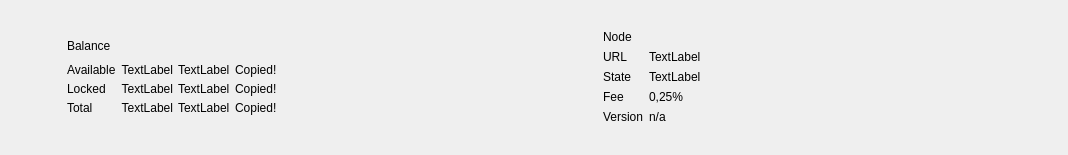
<?xml version="1.0" encoding="UTF-8"?>
<ui version="4.0">
 <class>OverviewHeaderFrame</class>
 <widget class="QFrame" name="OverviewHeaderFrame">
  <property name="geometry">
   <rect>
    <x>0</x>
    <y>0</y>
    <width>1068</width>
    <height>155</height>
   </rect>
  </property>
  <property name="windowTitle">
   <string>Frame</string>
  </property>
  <property name="frameShape">
   <enum>QFrame::NoFrame</enum>
  </property>
  <property name="frameShadow">
   <enum>QFrame::Raised</enum>
  </property>
  <layout class="QHBoxLayout" name="horizontalLayout">
   <property name="spacing">
    <number>0</number>
   </property>
   <property name="sizeConstraint">
    <enum>QLayout::SetDefaultConstraint</enum>
   </property>
   <property name="leftMargin">
    <number>0</number>
   </property>
   <property name="topMargin">
    <number>0</number>
   </property>
   <property name="rightMargin">
    <number>0</number>
   </property>
   <property name="bottomMargin">
    <number>0</number>
   </property>
   <item>
    <widget class="QFrame" name="m_overviewBalanceFrame">
     <property name="frameShape">
      <enum>QFrame::NoFrame</enum>
     </property>
     <property name="frameShadow">
      <enum>QFrame::Raised</enum>
     </property>
     <layout class="QGridLayout" name="gridLayout">
      <property name="leftMargin">
       <number>30</number>
      </property>
      <property name="topMargin">
       <number>15</number>
      </property>
      <property name="bottomMargin">
       <number>15</number>
      </property>
      <property name="spacing">
       <number>5</number>
      </property>
      <item row="1" column="2" colspan="5">
       <widget class="WalletGui::WalletHeaderLabel" name="label">
        <property name="text">
         <string>Balance</string>
        </property>
        <property name="indent">
         <number>0</number>
        </property>
       </widget>
      </item>
      <item row="4" column="4" alignment="Qt::AlignLeft">
       <widget class="WalletGui::WalletNormalGrayTextLabel" name="m_overviewLockedBalanceTickerLabel">
        <property name="text">
         <string>TextLabel</string>
        </property>
        <property name="indent">
         <number>0</number>
        </property>
       </widget>
      </item>
      <item row="3" column="2">
       <widget class="WalletGui::WalletSmallGrayTextLabel" name="m_overviewAvailableBalanceTextLabel">
        <property name="text">
         <string>Available</string>
        </property>
        <property name="indent">
         <number>0</number>
        </property>
       </widget>
      </item>
      <item row="4" column="2">
       <widget class="WalletGui::WalletSmallGrayTextLabel" name="m_overviewLockedBalanceTextLabel">
        <property name="text">
         <string>Locked</string>
        </property>
        <property name="indent">
         <number>0</number>
        </property>
       </widget>
      </item>
      <item row="5" column="4">
       <widget class="WalletGui::WalletNormalGreenBoldTextLabel" name="m_overviewTotalBalanceTickerLabel">
        <property name="text">
         <string>TextLabel</string>
        </property>
        <property name="indent">
         <number>0</number>
        </property>
       </widget>
      </item>
      <item row="3" column="3">
       <widget class="WalletGui::WalletNormalGrayTextLabel" name="m_overviewAvailableBalanceLabel">
        <property name="cursor">
         <cursorShape>PointingHandCursor</cursorShape>
        </property>
        <property name="toolTip">
         <string>Click to copy</string>
        </property>
        <property name="text">
         <string>TextLabel</string>
        </property>
        <property name="alignment">
         <set>Qt::AlignRight|Qt::AlignTrailing|Qt::AlignVCenter</set>
        </property>
       </widget>
      </item>
      <item row="1" column="0" rowspan="5">
       <widget class="QLabel" name="m_overviewBalanceIconLabel">
        <property name="text">
         <string/>
        </property>
        <property name="pixmap">
         <pixmap resource="../../resources.qrc">:/icons/actual_balance</pixmap>
        </property>
       </widget>
      </item>
      <item row="4" column="3">
       <widget class="WalletGui::WalletNormalGrayTextLabel" name="m_overviewLockedBalanceLabel">
        <property name="cursor">
         <cursorShape>PointingHandCursor</cursorShape>
        </property>
        <property name="toolTip">
         <string>Click to copy</string>
        </property>
        <property name="text">
         <string>TextLabel</string>
        </property>
        <property name="alignment">
         <set>Qt::AlignRight|Qt::AlignTrailing|Qt::AlignVCenter</set>
        </property>
       </widget>
      </item>
      <item row="5" column="3">
       <widget class="WalletGui::WalletNormalGreenBoldTextLabel" name="m_overviewTotalBalanceLabel">
        <property name="cursor">
         <cursorShape>PointingHandCursor</cursorShape>
        </property>
        <property name="toolTip">
         <string>Click to copy</string>
        </property>
        <property name="text">
         <string>TextLabel</string>
        </property>
        <property name="alignment">
         <set>Qt::AlignRight|Qt::AlignTrailing|Qt::AlignVCenter</set>
        </property>
       </widget>
      </item>
      <item row="6" column="0" colspan="7">
       <spacer name="verticalSpacer">
        <property name="orientation">
         <enum>Qt::Vertical</enum>
        </property>
        <property name="sizeHint" stdset="0">
         <size>
          <width>20</width>
          <height>40</height>
         </size>
        </property>
       </spacer>
      </item>
      <item row="3" column="4">
       <widget class="WalletGui::WalletNormalGrayTextLabel" name="m_overviewAvailableBalanceTickerLabel">
        <property name="text">
         <string>TextLabel</string>
        </property>
        <property name="indent">
         <number>0</number>
        </property>
       </widget>
      </item>
      <item row="3" column="6" rowspan="3">
       <spacer name="horizontalSpacer">
        <property name="orientation">
         <enum>Qt::Horizontal</enum>
        </property>
        <property name="sizeHint" stdset="0">
         <size>
          <width>40</width>
          <height>20</height>
         </size>
        </property>
       </spacer>
      </item>
      <item row="0" column="0" colspan="7">
       <spacer name="verticalSpacer_2">
        <property name="orientation">
         <enum>Qt::Vertical</enum>
        </property>
        <property name="sizeHint" stdset="0">
         <size>
          <width>20</width>
          <height>40</height>
         </size>
        </property>
       </spacer>
      </item>
      <item row="1" column="1" rowspan="5">
       <spacer name="horizontalSpacer_4">
        <property name="orientation">
         <enum>Qt::Horizontal</enum>
        </property>
        <property name="sizeType">
         <enum>QSizePolicy::Fixed</enum>
        </property>
        <property name="sizeHint" stdset="0">
         <size>
          <width>20</width>
          <height>20</height>
         </size>
        </property>
       </spacer>
      </item>
      <item row="5" column="2">
       <widget class="WalletGui::WalletSmallGreenBoldTextLabel" name="m_overviewTotalBalanceTextLabel">
        <property name="text">
         <string>Total</string>
        </property>
        <property name="indent">
         <number>0</number>
        </property>
       </widget>
      </item>
      <item row="3" column="5">
       <widget class="WalletGui::CopyMagicLabel" name="m_availableBalanceCopyLabel">
        <property name="text">
         <string>Copied!</string>
        </property>
        <property name="indent">
         <number>0</number>
        </property>
       </widget>
      </item>
      <item row="4" column="5">
       <widget class="WalletGui::CopyMagicLabel" name="m_lockedBalanceCopyLabel">
        <property name="text">
         <string>Copied!</string>
        </property>
        <property name="indent">
         <number>0</number>
        </property>
       </widget>
      </item>
      <item row="5" column="5">
       <widget class="WalletGui::CopyMagicLabel" name="m_totalBalanceCopyLabel">
        <property name="text">
         <string>Copied!</string>
        </property>
        <property name="indent">
         <number>0</number>
        </property>
       </widget>
      </item>
      <item row="2" column="2" colspan="4">
       <spacer name="verticalSpacer_8">
        <property name="orientation">
         <enum>Qt::Vertical</enum>
        </property>
        <property name="sizeType">
         <enum>QSizePolicy::Fixed</enum>
        </property>
        <property name="sizeHint" stdset="0">
         <size>
          <width>20</width>
          <height>0</height>
         </size>
        </property>
       </spacer>
      </item>
     </layout>
    </widget>
   </item>
   <item>
    <widget class="QFrame" name="m_overviewNodeFrame">
     <property name="frameShape">
      <enum>QFrame::NoFrame</enum>
     </property>
     <property name="frameShadow">
      <enum>QFrame::Raised</enum>
     </property>
     <layout class="QGridLayout" name="gridLayout_2">
      <property name="leftMargin">
       <number>30</number>
      </property>
      <property name="topMargin">
       <number>15</number>
      </property>
      <property name="rightMargin">
       <number>30</number>
      </property>
      <property name="bottomMargin">
       <number>15</number>
      </property>
      <item row="0" column="0" colspan="5">
       <spacer name="verticalSpacer_5">
        <property name="orientation">
         <enum>Qt::Vertical</enum>
        </property>
        <property name="sizeHint" stdset="0">
         <size>
          <width>20</width>
          <height>40</height>
         </size>
        </property>
       </spacer>
      </item>
      <item row="1" column="2" colspan="2">
       <widget class="WalletGui::WalletHeaderLabel" name="label_9">
        <property name="text">
         <string>Node</string>
        </property>
        <property name="indent">
         <number>0</number>
        </property>
       </widget>
      </item>
      <item row="2" column="2">
       <widget class="WalletGui::WalletSmallGrayTextLabel" name="m_overviewNodeTextLabel">
        <property name="minimumSize">
         <size>
          <width>40</width>
          <height>0</height>
         </size>
        </property>
        <property name="baseSize">
         <size>
          <width>0</width>
          <height>0</height>
         </size>
        </property>
        <property name="text">
         <string>URL</string>
        </property>
        <property name="indent">
         <number>0</number>
        </property>
       </widget>
      </item>
      <item row="2" column="3" rowspan="2">
       <widget class="WalletGui::WalletSmallBlackTextLabel" name="m_overviewMasternode">
        <property name="text">
         <string>TextLabel</string>
        </property>
        <property name="indent">
         <number>0</number>
        </property>
        <property name="textInteractionFlags">
         <set>Qt::LinksAccessibleByMouse|Qt::TextSelectableByMouse</set>
        </property>
       </widget>
      </item>
      <item row="2" column="4" rowspan="3">
       <spacer name="horizontalSpacer_3">
        <property name="orientation">
         <enum>Qt::Horizontal</enum>
        </property>
        <property name="sizeHint" stdset="0">
         <size>
          <width>40</width>
          <height>20</height>
         </size>
        </property>
       </spacer>
      </item>
      <item row="3" column="2">
       <spacer name="verticalSpacer_9">
        <property name="orientation">
         <enum>Qt::Vertical</enum>
        </property>
        <property name="sizeType">
         <enum>QSizePolicy::Fixed</enum>
        </property>
        <property name="sizeHint" stdset="0">
         <size>
          <width>20</width>
          <height>0</height>
         </size>
        </property>
       </spacer>
      </item>
      <item row="4" column="2">
       <widget class="WalletGui::WalletSmallGrayTextLabel" name="m_overviewNodeStateTextLabel">
        <property name="minimumSize">
         <size>
          <width>40</width>
          <height>0</height>
         </size>
        </property>
        <property name="text">
         <string>State</string>
        </property>
        <property name="indent">
         <number>0</number>
        </property>
       </widget>
      </item>
      <item row="4" column="3">
       <widget class="WalletGui::WalletSmallBlackTextLabel" name="m_overviewConnectionState">
        <property name="text">
         <string>TextLabel</string>
        </property>
        <property name="indent">
         <number>0</number>
        </property>
       </widget>
      </item>
      <item row="5" column="2">
       <widget class="WalletGui::WalletSmallGrayTextLabel" name="m_overviewNodeFeeTextLabel">
        <property name="text">
         <string>Fee</string>
        </property>
        <property name="indent">
         <number>0</number>
        </property>
       </widget>
      </item>
      <item row="5" column="3">
       <widget class="WalletGui::WalletSmallBlackTextLabel" name="m_overviewNodeFeeLabel">
        <property name="text">
         <string>0,25%</string>
        </property>
        <property name="indent">
         <number>0</number>
        </property>
        <property name="textInteractionFlags">
         <set>Qt::LinksAccessibleByMouse|Qt::TextSelectableByMouse</set>
        </property>
       </widget>
      </item>
      <item row="6" column="2">
       <widget class="WalletGui::WalletSmallGrayTextLabel" name="m_overviewNodeVersionTextLabel">
        <property name="text">
         <string>Version</string>
        </property>
        <property name="indent">
         <number>0</number>
        </property>
       </widget>
      </item>
      <item row="6" column="3">
       <widget class="WalletGui::WalletSmallBlackTextLabel" name="m_overviewNodeVersionLabel">
        <property name="text">
         <string>n/a</string>
        </property>
        <property name="indent">
         <number>0</number>
        </property>
        <property name="textInteractionFlags">
         <set>Qt::LinksAccessibleByMouse|Qt::TextSelectableByMouse</set>
        </property>
       </widget>
      </item>
      <item row="7" column="0" colspan="5">
       <spacer name="verticalSpacer_6">
        <property name="orientation">
         <enum>Qt::Vertical</enum>
        </property>
        <property name="sizeHint" stdset="0">
         <size>
          <width>20</width>
          <height>40</height>
         </size>
        </property>
       </spacer>
      </item>
      <item row="1" column="0" rowspan="6">
       <widget class="QLabel" name="m_overviewNodeIconLabel">
        <property name="text">
         <string/>
        </property>
        <property name="pixmap">
         <pixmap resource="../../resources.qrc">:/icons/node</pixmap>
        </property>
       </widget>
      </item>
      <item row="1" column="1" rowspan="6">
       <spacer name="horizontalSpacer_6">
        <property name="orientation">
         <enum>Qt::Horizontal</enum>
        </property>
        <property name="sizeType">
         <enum>QSizePolicy::Fixed</enum>
        </property>
        <property name="sizeHint" stdset="0">
         <size>
          <width>20</width>
          <height>20</height>
         </size>
        </property>
       </spacer>
      </item>
     </layout>
    </widget>
   </item>
  </layout>
 </widget>
 <customwidgets>
  <customwidget>
   <class>WalletGui::WalletHeaderLabel</class>
   <extends>QLabel</extends>
   <header>Gui/Common/WalletTextLabel.h</header>
  </customwidget>
  <customwidget>
   <class>WalletGui::WalletSmallGrayTextLabel</class>
   <extends>QLabel</extends>
   <header>Gui/Common/WalletTextLabel.h</header>
  </customwidget>
  <customwidget>
   <class>WalletGui::CopyMagicLabel</class>
   <extends>QLabel</extends>
   <header>Gui/Common/CopyMagicLabel.h</header>
  </customwidget>
  <customwidget>
   <class>WalletGui::WalletNormalGrayTextLabel</class>
   <extends>QLabel</extends>
   <header>Gui/Common/WalletTextLabel.h</header>
  </customwidget>
  <customwidget>
   <class>WalletGui::WalletSmallGreenBoldTextLabel</class>
   <extends>QLabel</extends>
   <header>Gui/Common/WalletTextLabel.h</header>
  </customwidget>
  <customwidget>
   <class>WalletGui::WalletNormalGreenBoldTextLabel</class>
   <extends>QLabel</extends>
   <header>Gui/Common/WalletTextLabel.h</header>
  </customwidget>
  <customwidget>
   <class>WalletGui::WalletSmallBlackTextLabel</class>
   <extends>QLabel</extends>
   <header>Gui/Common/WalletTextLabel.h</header>
  </customwidget>
 </customwidgets>
 <resources>
  <include location="../../resources.qrc"/>
 </resources>
 <connections/>
 <slots>
  <slot>poolTransactionClicked(QModelIndex)</slot>
  <slot>startMiningClicked(bool)</slot>
 </slots>
</ui>
